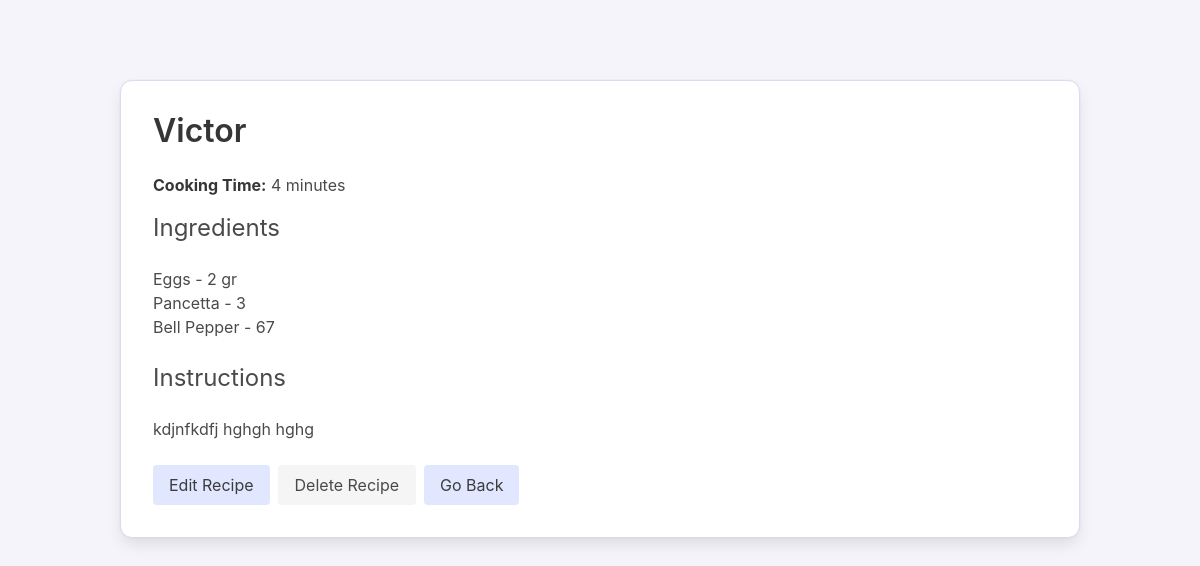
Screenshot of /recipe_generator/recipes/6/ with the database file from the repository.
### django_recipe_generator/recipe_generator/models.py (models this page shows, shortened)
class Recipe(models.Model):
    name = models.CharField(max_length=200)
    instructions = models.TextField()
    cooking_time = models.IntegerField()  # in minutes
    ingredients = models.ManyToManyField(Ingredient, through='RecipeIngredient')
    objects = RecipeManager()

class RecipeIngredient(models.Model):
    recipe = models.ForeignKey(Recipe, on_delete=models.CASCADE)
    ingredient = models.ForeignKey(Ingredient, on_delete=models.CASCADE)
    quantity = models.CharField(max_length=50)

class Ingredient(models.Model):
    name = models.CharField(max_length=100)
    category = models.CharField(max_length=50)  # e.g., "protein", "vegetable"

### django_recipe_generator/recipe_generator/views.py (the view)
# urls.py: path('recipes/<int:pk>/', views.RecipeDetailView.as_view(), name='recipe_detail'),
class RecipeDetailView(DetailView):
    model = Recipe
    template_name = 'recipe_generator/recipe_detail.html'
    context_object_name = 'recipe'
    def get_queryset(self):
        return super().get_queryset().prefetch_related(
            'ingredients__recipeingredient_set'
        )
    def get_context_data(self, **kwargs):
        context = super().get_context_data(**kwargs)
        request = self.request
        if request.session.get('came_from_search'):
            if request.session.get('was_editing'):
                context['back_url'] = (
                    reverse('recipe_list') +
                    f"?{request.session.get('search_query', '')}"
                )
                if 'was_editing' in request.session:
                    del request.session['was_editing']
            else:
                context['back_url'] = (
                    request.META.get('HTTP_REFERER') or
                    reverse('recipe_list')
                )
        else:
            context['back_url'] = reverse('index')
        return context

### django_recipe_generator/recipe_generator/models.py (called while the page is built)
    def get_queryset(self):
        return RecipeQuerySet(self.model, using=self._db)

### django_recipe_generator/templates/recipe_generator/recipe_detail.html (shortened to what this page needs)
<!DOCTYPE html>
<html lang="en">
<head>
  <link rel="stylesheet" href="https://cdn.jsdelivr.net/npm/bulma@0.9.4/css/bulma.min.css">
</head>
<body>
<section class="section">
  <div class="container">
    <div class="box pastel-box">
      <h1 class="title is-3">{{ recipe.name }}</h1>
      <p><strong>Cooking Time:</strong> {{ recipe.cooking_time }} minutes</p>
      <h2 class="subtitle is-4 mt-4">Ingredients</h2>
      <ul>
        {% for ingredient in recipe.recipeingredient_set.all %}
          <li>{{ ingredient.ingredient.name }} - {{ ingredient.quantity }}</li>
        {% endfor %}
      </ul>
      <h3 class="subtitle is-4 mt-5">Instructions</h3>
      {% if recipe.instructions %}
        <p>{{ recipe.instructions }}</p>
      {% else %}
        <p class="has-text-grey">No instructions provided for this recipe.</p>
      {% endif %}
      <div class="buttons mt-5">
        <a href="{% url 'recipe_edit' recipe.id %}" class="button is-pastel">Edit Recipe</a>
        <a href="{% url 'recipe_delete' recipe.id %}" class="button is-light">Delete Recipe</a>
        <a href="{{ back_url }}" class="button is-pastel">Go Back</a>
      </div>
    </div>
  </div>
</section>
</body>
</html>

### django_recipe_generator/templates/recipe_generator/recipe_detail.html (style rules this page uses)
body { background-color: #f6f4fb; }
.pastel-box { background-color: #ffffff; border: 1px solid #dcd9f0; border-radius: 12px; padding: 2rem; margin-top: 2rem; }
h1, h2, h3 { color: #6c63ff; }
.button.is-pastel { background-color: #e0e7ff; color: #3c3c3c; border: none; margin-right: 1rem; }

### rows the page displays
Recipe: name "Victor", cooking_time "4", instructions "kdjnfkdfj hghgh hghg"
RecipeIngredient: ingredient.name "Eggs", quantity "2 gr"
RecipeIngredient: ingredient.name "Pancetta", quantity "3"
RecipeIngredient: ingredient.name "Bell Pepper", quantity "67"
